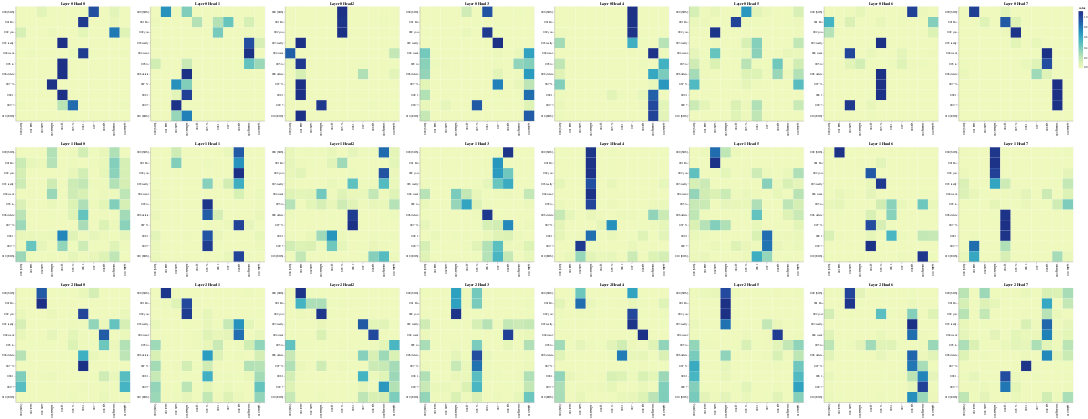

The notebook cell saved with this chart:
### Code cell
# Encoder-Decoder Cross-Attention
get_all_attention_maps("encoder-decoder", 
                       layers, 
                       heads,
                       encoder_input_tokens, 
                       decoder_input_tokens, 
                       min(20, sentence_len))
